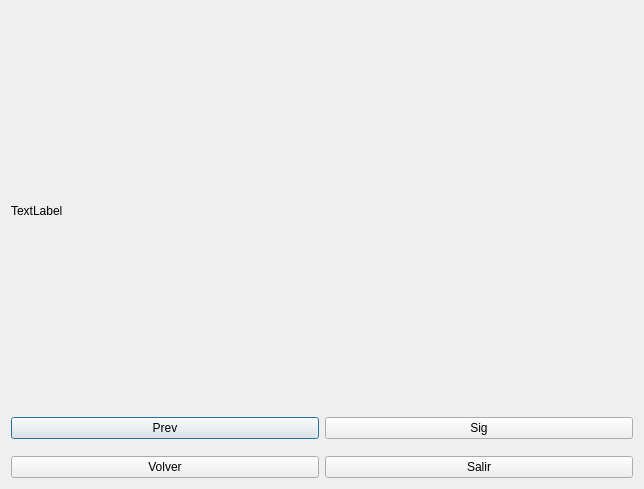
<?xml version="1.0" encoding="UTF-8"?>
<ui version="4.0">
 <class>IteratorJacobi</class>
 <widget class="QDialog" name="IteratorJacobi">
  <property name="geometry">
   <rect>
    <x>0</x>
    <y>0</y>
    <width>644</width>
    <height>489</height>
   </rect>
  </property>
  <property name="windowTitle">
   <string>Dialog</string>
  </property>
  <layout class="QVBoxLayout" name="verticalLayout">
   <item>
    <layout class="QVBoxLayout" name="verticalLayout_2">
     <item>
      <widget class="QLabel" name="matrizIteracion">
       <property name="minimumSize">
        <size>
         <width>0</width>
         <height>400</height>
        </size>
       </property>
       <property name="text">
        <string>TextLabel</string>
       </property>
      </widget>
     </item>
     <item>
      <layout class="QHBoxLayout" name="horizontalLayout_4">
       <item>
        <widget class="QPushButton" name="prevButton_2">
         <property name="text">
          <string>Prev</string>
         </property>
        </widget>
       </item>
       <item>
        <widget class="QPushButton" name="sigButton_2">
         <property name="text">
          <string>Sig</string>
         </property>
        </widget>
       </item>
      </layout>
     </item>
    </layout>
   </item>
   <item>
    <spacer name="verticalSpacer">
     <property name="orientation">
      <enum>Qt::Vertical</enum>
     </property>
     <property name="sizeHint" stdset="0">
      <size>
       <width>20</width>
       <height>60</height>
      </size>
     </property>
    </spacer>
   </item>
   <item>
    <layout class="QHBoxLayout" name="horizontalLayout_5">
     <item>
      <widget class="QPushButton" name="volverButton_2">
       <property name="text">
        <string>Volver</string>
       </property>
      </widget>
     </item>
     <item>
      <widget class="QPushButton" name="salirButton_2">
       <property name="text">
        <string>Salir</string>
       </property>
      </widget>
     </item>
    </layout>
   </item>
  </layout>
 </widget>
 <resources/>
 <connections>
  <connection>
   <sender>volverButton_2</sender>
   <signal>clicked()</signal>
   <receiver>IteratorJacobi</receiver>
   <slot>close()</slot>
   <hints>
    <hint type="sourcelabel">
     <x>219</x>
     <y>460</y>
    </hint>
    <hint type="destinationlabel">
     <x>244</x>
     <y>412</y>
    </hint>
   </hints>
  </connection>
 </connections>
</ui>
